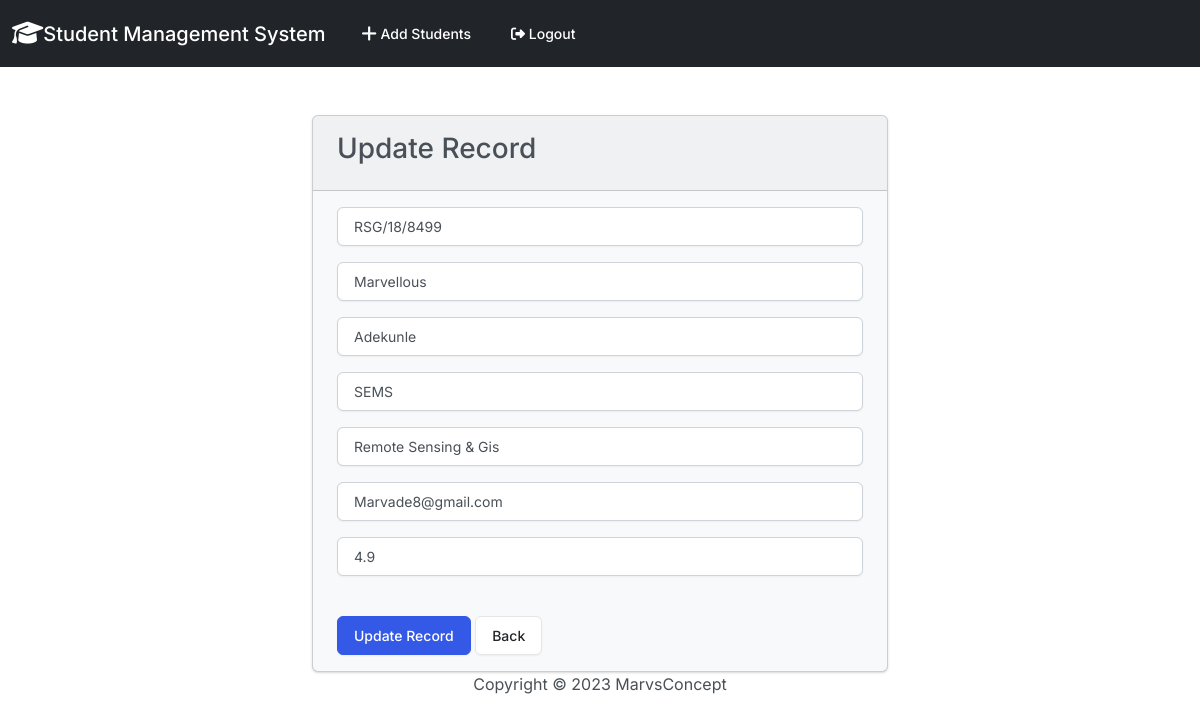
Before: /update_record/1 (signed in) with the older database file.
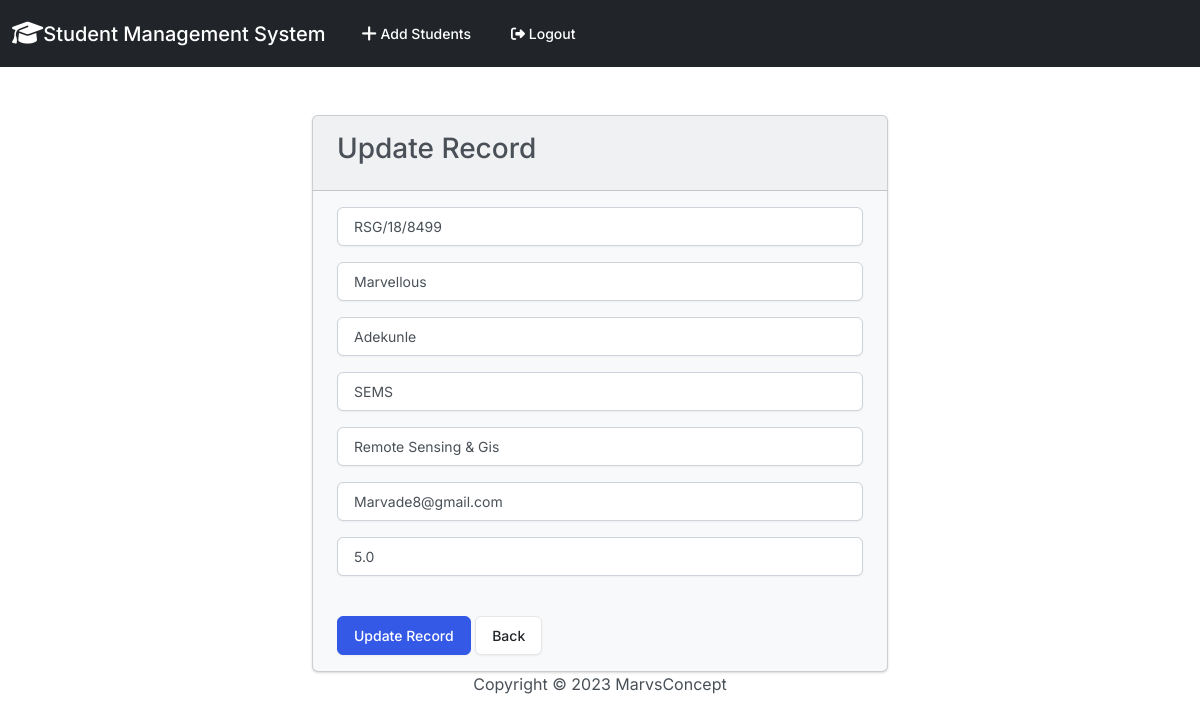
After: the same page with the newer database file.
### students/models.py (models this page shows, shortened)
class Record(models.Model):
    created_at = models.DateTimeField(auto_now_add=True)
    matric_no = models.CharField(max_length = 50)
    first_name = models.CharField(max_length=50)
    last_name = models.CharField(max_length=50)
    faculty = models.CharField(max_length=50)
    department = models.CharField(max_length=50)
    email =  models.EmailField(max_length=50)
    gpa = models.FloatField()

### students/views.py (the view)
# urls.py: path('update_record/<int:pk>', views.update_record, name='update_record'),
def update_record(request, pk):
    if request.user.is_authenticated:
        current_record = Record.objects.get(id=pk)
        form = AddRecordForm(request.POST or None, instance=current_record)
        if form.is_valid():
            form.save()
            messages.success(request, "Recorded Updated Successfully...")
            return redirect('home')
        return render(request, 'update_record.html', {'form':form})
    else:
        messages.success(request, "You must be logged in to Update records")
        return redirect('home')

### students/forms.py
class AddRecordForm(forms.ModelForm):
    matric_no = forms.CharField(required=True, widget=forms.TextInput(attrs={'placeholder':'Matric No', 'class':'form-control'}), label="")
    first_name =forms.CharField(required=True, widget=forms.TextInput(attrs={'placeholder':'First Name', 'class':'form-control'}), label="")
    last_name = forms.CharField(required=True, widget=forms.TextInput(attrs={'placeholder':'Last Name', 'class':'form-control'}), label="")
    faculty = forms.CharField(required=True, widget=forms.TextInput(attrs={'placeholder':'Faculty', 'class':'form-control'}), label="")
    department = forms.CharField(required=True, widget=forms.TextInput(attrs={'placeholder':'Deparment', 'class':'form-control'}), label="")
    email =  forms.EmailField(required=True, widget=forms.TextInput(attrs={'placeholder':'Email', 'class':'form-control'}), label="")
    gpa = forms.FloatField(required=True, widget=forms.TextInput(attrs={'placeholder':'GPA', 'class':'form-control'}), label="")
    class Meta:
       model = Record
       exclude = ("user",)

### students/templates/update_record.html (shortened to what this page needs)
{% extends 'base.html' %}
{% block content %}
<div class="container-fluid col-md-6 offset-md-3 ">
     <div class="card bg-light ">
        <div class="card-header"><strong><h3>Update Record</h3></strong></div>
        <div class="card-body">
            <form method="POST">
                {{ form.as_p}}
                    <br>
                <button type="submit" class="btn btn-primary">Update Record</button>
                <a href="{% url 'home' %}" class= "btn btn-secondary"> Back </a>
            </form>
        </div>
</div>
{% endblock %}

Changed rows visible on the page:
changed Record "RSG/18/8499": gpa "4.9" → "5.0"
